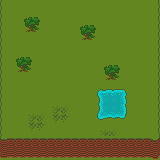

This game map was drawn from its Tiled (.tmx) file and the tilesets committed beside it. A one-line description and the trimmed map source follow:
An orthogonal 20x20 tile map with 8x8 px tiles, 1 tile layer (Tile Layer 1).

<map version="1.0" orientation="orthogonal" width="20" height="20" tilewidth="8" tileheight="8">
 <tileset firstgid="1" name="8x8 pixel tiles_4" tilewidth="8" tileheight="8">
  <image source="../tilesets/8x8 pixel tiles_4.png" width="144" height="144" />
 </tileset>
 <layer name="Tile Layer 1" width="20" height="20">
  <data>[400 cells, 400 non-empty, 34 distinct tile ids]</data>
 </layer>
</map>
